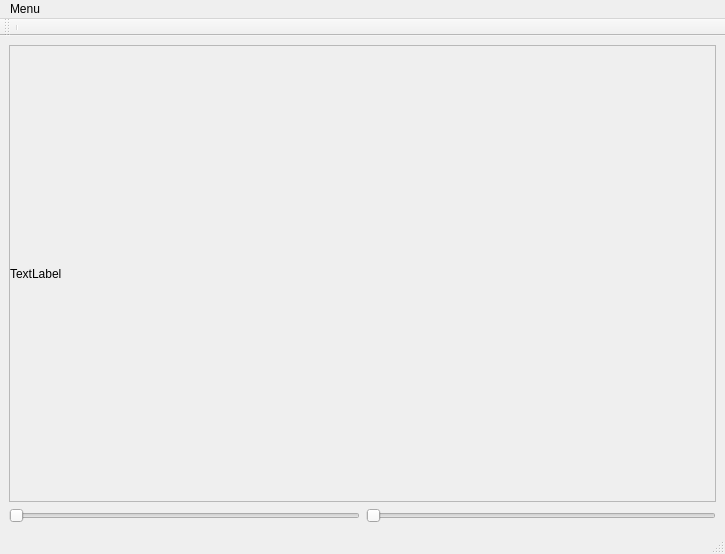
<?xml version="1.0" encoding="UTF-8"?>
<ui version="4.0">
 <class>SplitView</class>
 <widget class="QMainWindow" name="SplitView">
  <property name="geometry">
   <rect>
    <x>0</x>
    <y>0</y>
    <width>725</width>
    <height>554</height>
   </rect>
  </property>
  <property name="windowTitle">
   <string>MainWindow</string>
  </property>
  <widget class="QWidget" name="centralwidget">
   <layout class="QGridLayout" name="gridLayout">
    <item row="1" column="1">
     <widget class="QSlider" name="sliderLast">
      <property name="orientation">
       <enum>Qt::Horizontal</enum>
      </property>
     </widget>
    </item>
    <item row="1" column="0">
     <widget class="QSlider" name="sliderFirst">
      <property name="orientation">
       <enum>Qt::Horizontal</enum>
      </property>
     </widget>
    </item>
    <item row="0" column="0" colspan="2">
     <widget class="QScrollArea" name="scrollArea">
      <property name="widgetResizable">
       <bool>true</bool>
      </property>
      <widget class="QWidget" name="scrollAreaWidgetContents">
       <property name="geometry">
        <rect>
         <x>0</x>
         <y>0</y>
         <width>705</width>
         <height>453</height>
        </rect>
       </property>
       <layout class="QGridLayout" name="gridLayout_2">
        <property name="leftMargin">
         <number>0</number>
        </property>
        <property name="topMargin">
         <number>0</number>
        </property>
        <property name="rightMargin">
         <number>0</number>
        </property>
        <property name="bottomMargin">
         <number>0</number>
        </property>
        <property name="spacing">
         <number>0</number>
        </property>
        <item row="0" column="0">
         <widget class="QLabel" name="label">
          <property name="text">
           <string>TextLabel</string>
          </property>
          <property name="scaledContents">
           <bool>false</bool>
          </property>
         </widget>
        </item>
       </layout>
      </widget>
     </widget>
    </item>
   </layout>
  </widget>
  <widget class="QMenuBar" name="menubar">
   <property name="geometry">
    <rect>
     <x>0</x>
     <y>0</y>
     <width>725</width>
     <height>21</height>
    </rect>
   </property>
   <widget class="QMenu" name="menuMenu">
    <property name="title">
     <string>Menu</string>
    </property>
    <addaction name="actionget_pictures"/>
    <addaction name="actionprictures_to_grid"/>
    <addaction name="actionshow_gif"/>
   </widget>
   <addaction name="menuMenu"/>
  </widget>
  <widget class="QStatusBar" name="statusbar"/>
  <widget class="QToolBar" name="toolBar">
   <property name="windowTitle">
    <string>toolBar</string>
   </property>
   <attribute name="toolBarArea">
    <enum>TopToolBarArea</enum>
   </attribute>
   <attribute name="toolBarBreak">
    <bool>false</bool>
   </attribute>
   <addaction name="separator"/>
  </widget>
  <action name="actionget_pictures">
   <property name="text">
    <string>get pictures</string>
   </property>
  </action>
  <action name="actionprictures_to_grid">
   <property name="text">
    <string>prictures to grid</string>
   </property>
  </action>
  <action name="actionshow_gif">
   <property name="text">
    <string>show gif</string>
   </property>
  </action>
 </widget>
 <resources/>
 <connections/>
</ui>
